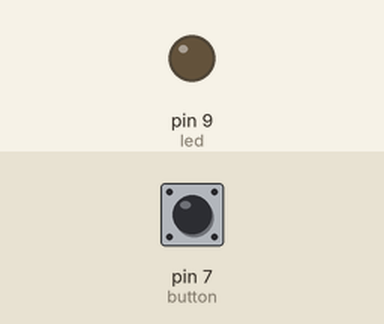
A sketch run on a simulated Arduino Leonardo, built with avr-gcc and run on an emulated ATmega32U4. Shown: output pins drawn as LEDs (lit = HIGH). Inputs (shaded band) come from the test bench; at power-on: pin 7 (button) HIGH. USB keyboard and mouse output is not drawn.

Above: at 4.2 s.
4.3 s: pin 7 (button) pulled LOW for 0.15 s
At 5.2 s:
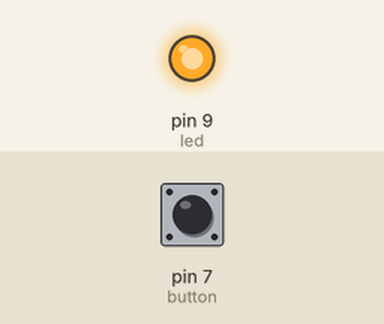
6.9 s: pin 7 (button) pulled LOW for 1 s
At 9.5 s:
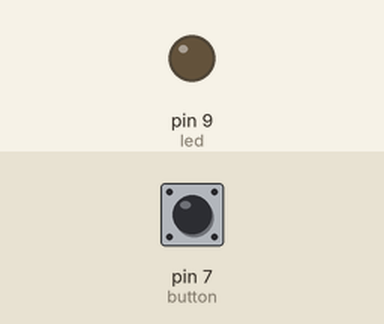
10.4 s: pin 7 (button) pulled LOW for 3.2 s
At 14.3 s:
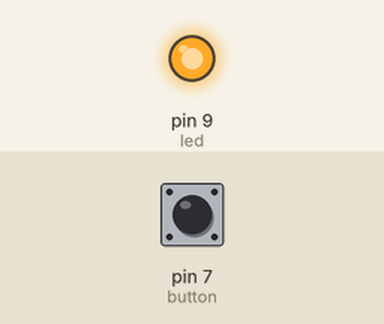
Timing chart, 0 to 16.1 s (numbered marks = the images above; inputs shaded):
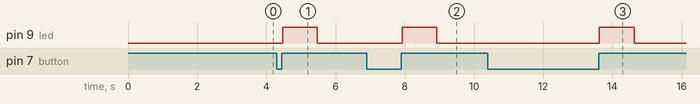

The sketch:

bluetooth.ino
```cpp
#include <Keyboard.h>

int button = 7;
int led = 9;
int A = 0;
void setup() {
  Keyboard.begin();
  delay(3000);
  pinMode(button, INPUT_PULLUP);
  pinMode(led, OUTPUT);
  attachInterrupt(4, test, LOW );
}

void loop() {
  if (A == 1) {
    digitalWrite(led, HIGH);
    delay(1000);
    digitalWrite(led, LOW);
    A = 0;
  }
}

void test() {
  while (digitalRead(button) == 0) {
  }
//  Keyboard.print("choeseungu735@gmail.com");
//  Keyboard.write(KEY_TAB);
  Keyboard.print("choeresb0215");
  Keyboard.write (KEY_RETURN);
  A = 1;
}
```

Measured:
- after the input at 4.3 s, pin 9 (led): LOW → HIGH after 0.18 s, → LOW 1.0 s later
- after the input at 6.9 s, pin 9 (led): LOW → HIGH after 1.0 s, → LOW 1.0 s later
- after the input at 10.4 s, pin 9 (led): LOW → HIGH after 3.2 s, → LOW 1.0 s later
